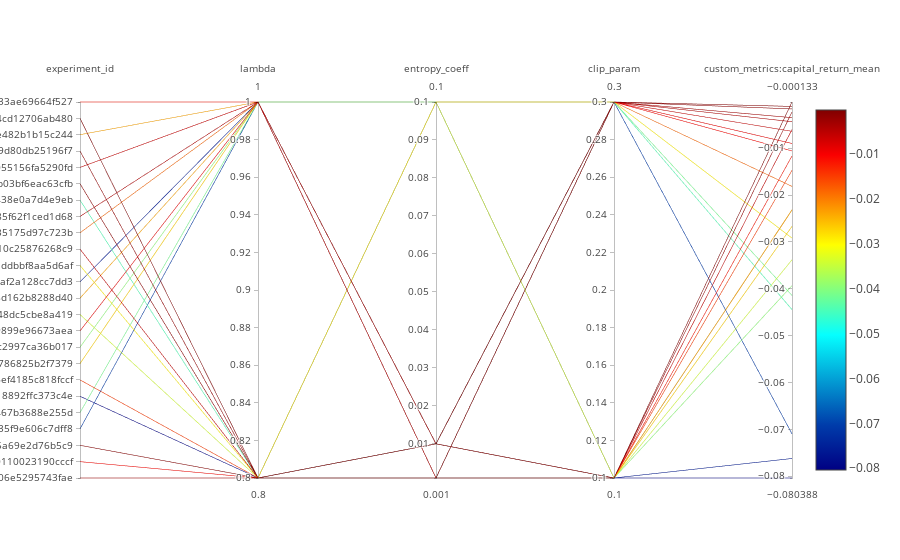

This figure's notebook cell:
### Markdown cell above
### Enjoy.

Documentation for this Plotly visualization can be found here: https://plot.ly/python/parallel-coordinates-plot/

### Code cell
data = [go.Parcoords(
            line = dict(
                       color = visualization_df['custom_metrics:capital_return_mean'],
                       colorscale = 'Jet',
                       showscale = True,
                       #reversescale = True,
                       cmin = visualization_df['custom_metrics:capital_return_mean'].min(),
                       cmax = visualization_df['custom_metrics:capital_return_mean'].max()
            ),
            dimensions = [generate_plotly_dim_dict(visualization_df, field) 
                              for field in visualization_df])
]

plotly.offline.iplot(data)

### Figure 1 — Plotly figure (JSON) as saved in the notebook; plotly's stock layout.template omitted (floating-point values rounded to 4 significant figures)
{"data": [{"dimensions": [{"label": "experiment_id", "ticktext": ["e14727b1416d4507b2d06e5295743fae", "f13a52a783594f888b0110023190cccf", "19627dddbd0444b7af65a69e2d76b5c9", "5602be99c2614f5d8535f9e606c7dff8", "e6a2224ae24549a58f9467b3688e255d", "274022707a7a45c3a318892ffc373c4e", "6303fcebecb14b6796ef4185c818fccf", "dcb116c5158840cbbbd786825b2f7379", "8cdd564ec7804c3eb20c2997ca36b017", "95f99e727ae34637af49899e96673aea", "05ac580a242a491183148dc5cbe8a419", "fd90d8cc83f6428fa5a8d162b8288d40", "ed641c835f2448e39fcaf2a128cc7dd3", "3f29146ec4e4403ca01ddbbf8aa5d6af", "fea8777d1dd64acf90010c25876268c9", "67c26e4907804a699b435175d97c723b", "b87123a66cf848e39085f62f1ced1d68", "7f7b9859064a4bb4b7a438e0a7d4e9eb", "230e4b96d7114acdaeb03bf6eac63cfb", "c9e53498f8c14f6985055156fa5290fd", "1d495ea832fb48739c89d80db25196f7", "2dda6c9db845470a87de482b1b15c244", "0e366d242a914773be14cd12706ab480", "54db8afbbb67400e92c33ae69664f527"], "tickvals": [0, 1, 2, 3, 4, 5, 6, 7, 8, 9, 10, 11, 12, 13, 14, 15, 16, 17, 18, 19, 20, 21, 22, 23], "values": [0, 1, 2, 3, 4, 5, 6, 7, 8, 9, 10, 11, 12, 13, 14, 15, 16, 17, 18, 19, 20, 21, 22, 23]}, {"label": "lambda", "values": [0.8, 0.8, 0.8, 1, 1, 0.8, 0.8, 1, 1, 1, 0.8, 1, 1, 0.8, 0.8, 1, 1, 0.8, 0.8, 1, 0.8, 1, 0.8, 1]}, {"label": "entropy_coeff", "values": [0.01, 0.001, 0.01, 0.1, 0.1, 0.1, 0.001, 0.001, 0.1, 0.001, 0.1, 0.001, 0.1, 0.1, 0.01, 0.01, 0.01, 0.1, 0.001, 0.001, 0.01, 0.01, 0.001, 0.01]}, {"label": "clip_param", "values": [0.3, 0.3, 0.3, 0.3, 0.3, 0.1, 0.1, 0.1, 0.1, 0.3, 0.1, 0.1, 0.1, 0.3, 0.1, 0.3, 0.3, 0.3, 0.3, 0.3, 0.1, 0.1, 0.1, 0.1]}, {"label": "custom_metrics:capital_return_mean", "values": [-0.003474, -0.01058, -0.001073, -0.07097, -0.04142, -0.08039, -0.01472, -0.02668, -0.03934, -0.008983, -0.03382, -0.0232, -0.07623, -0.02918, -0.005985, -0.01814, -0.004343, -0.04444, -0.001612, -0.006392, -0.002267, -0.02314, -0.0001327, -0.01164]}], "line": {"cmax": -0.0001327, "cmin": -0.08039, "color": [-0.003474, -0.01058, -0.001073, -0.07097, -0.04142, -0.08039, -0.01472, -0.02668, -0.03934, -0.008983, -0.03382, -0.0232, -0.07623, -0.02918, -0.005985, -0.01814, -0.004343, -0.04444, -0.001612, -0.006392, -0.002267, -0.02314, -0.0001327, -0.01164], "colorscale": "Jet", "showscale": true}, "type": "parcoords", "uid": "95401a3f-cd1f-4636-ab8f-6567a5a06b36"}], "layout": {}}
